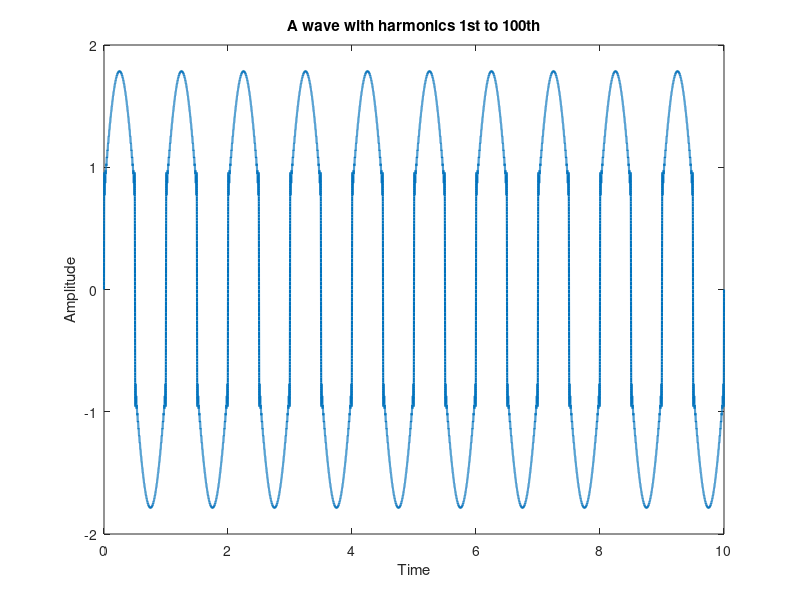

Write the MATLAB code that produced this figure.
t=0:0.0001:10;
N=100;
y = sin(2*pi*t);
for n = 1:2:N      %Odd numbers from 1 to 9
x = sin(2*pi*n*t)/n;		
y=y+x;			        %Summation of Signals
end
plot(t,y,'linewidth',1.5);        %Plot signal
title('A wave with harmonics 1st to 100th');
xlabel('Time');
ylabel('Amplitude');
